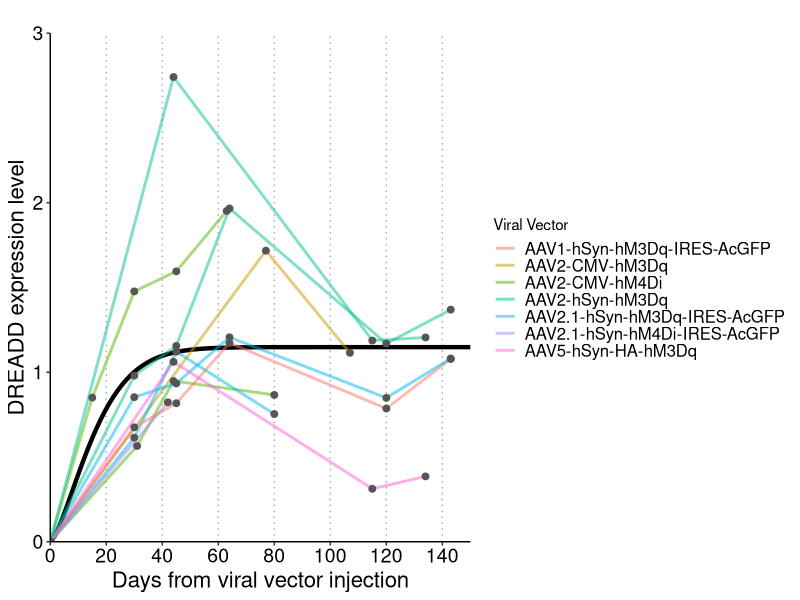

Write R code to recreate this figure.
library(tidyverse)
library(ggplot2)
library(patchwork)

#variables
g_start=0
g_end=150
g_sep=20

#data import
dfFig1=read.csv("df_fig1.csv")

#sigmoid fitting
fm<-nls(deltaBP~a*(1-exp(-(day/b)^c)),dfFig1,start=c(a=1.1,b=20,c=1.5),trace=FALSE)
a1=coef(fm)[1]
b1=coef(fm)[2]
c1=coef(fm)[3]

# make figures
g_fig1 <- ggplot(dfFig1,mapping=aes(x=day,y=deltaBP))+
  stat_function(fun=function(x) a1*(1-exp(-(x/b1)^c1)),color="black",linewidth=1.5)+
  geom_path(linewidth=1,mapping=aes(group=idxregion,color=vector),alpha=0.5)+
  geom_point(size=2,color="#555555")+
  theme_classic()+
  theme(
    strip.background = element_blank(),
    strip.text = element_text(size=10),
    legend.box = "vertical",
    legend.key.height = unit(4,"mm"),
    legend.text = element_text(size=12),
    panel.grid.major.y = element_blank(),
    panel.grid.major.x = element_line(color="#AAAAAA",linetype="dotted"),
    panel.grid.minor = element_blank(),
    panel.background = element_blank(),
    # axis.title.y = element_text(vjust=0.5),
    axis.text=element_text(size=14,color="black"),
    axis.title=element_text(size=16)
    )+
  labs(title="",
       x="Days from viral vector injection",
       y="DREADD expression level",
       color="Viral Vector")+
  scale_x_continuous(breaks=seq(g_start,g_end,g_sep),limits=c(g_start,g_end), expand=c(0,NA))+
  scale_y_continuous(limits=c(0,3),expand=c(0,NA))

g_fig1
